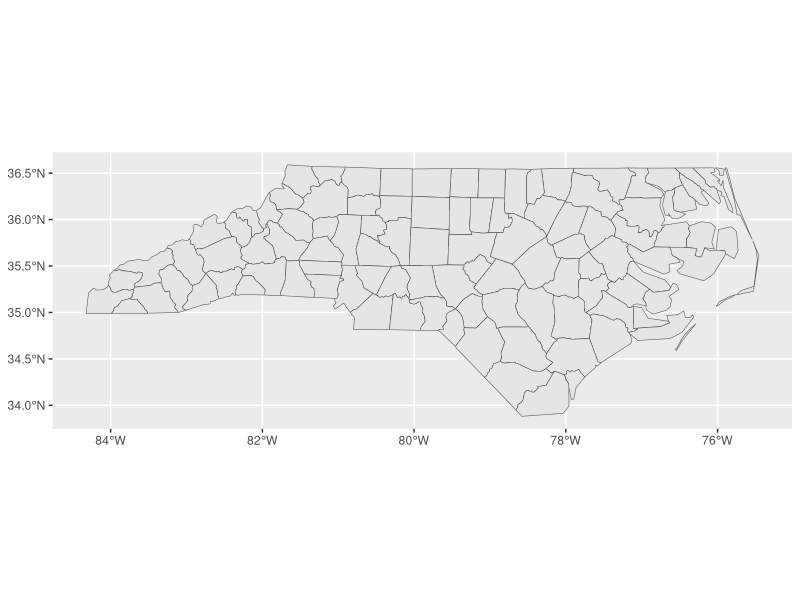

The R script that drew this image: (Note: this script raises an error after producing the figure.)
library(ggplot2)

nc <- sf::read_sf(system.file("shape/nc.shp", package = "sf"))

nc_map <- ggplot(data = nc) +
  geom_sf()

nc_map +
  layer_arrow(
    data = nc,
    from = c("xmin", "ymin"),
    to = c("xmid", "ymax"),
  )

nc_map +
  layer_arrow(
    data = nc,
    from = c("xmin", "ymin"),
    to = c("xmid", "ymax"),
    geom = "curve",
    curvature = 0.25
  )

nc_map +
  layer_arrow(
    data = nc,
    from = c("xmax", "ymin"),
    to = c("xmid", "ymax"),
    geom = "arrowsegment"
  )
